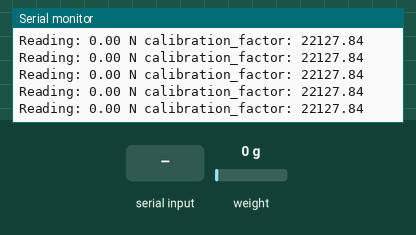
Recording of a sketch running on a simulated Arduino Uno, built with avr-gcc and run on an emulated ATmega328P. On the bench: the last lines printed to the serial monitor. The inputs (shaded band) are chosen by the test bench; at power-on: weight on the scale 0 g.

Above: at 3.3 s.
3.4 s: weight on the scale set to 100 g
At 3.4 s:
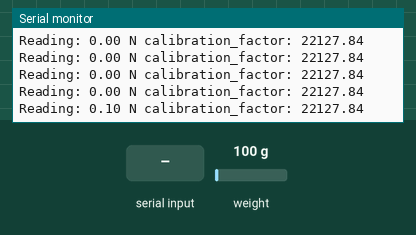
6.4 s: "+" received over Serial
At 6.54 s:
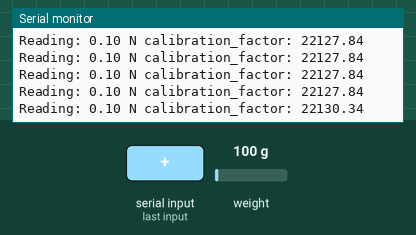
9.4 s: "a" received over Serial
At 9.48 s:
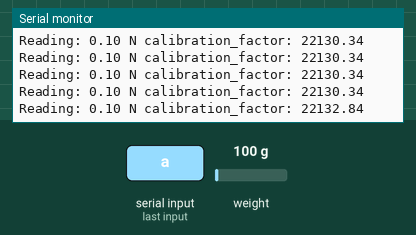
10.9 s: weight on the scale set to 1250 g
At 13.33 s:
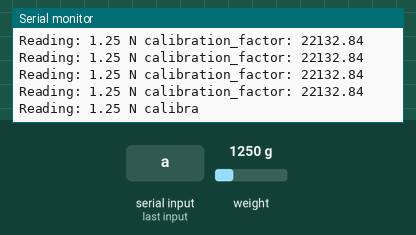
Timing chart, 0 to 13.4 s (numbered marks = the images above; inputs shaded):
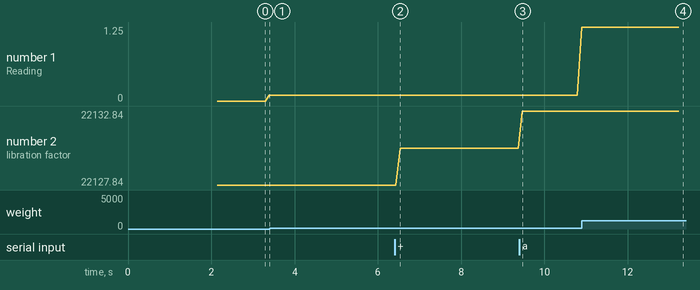

Measured:
- after the input at 6.4 s, the serial monitor: prints a new line after 0.13 s (image 2)
- after the input at 9.4 s, the serial monitor: prints a new line after 0.07 s (image 3)
- after the input at 10.9 s, the serial monitor: prints a new line after 0.09 s (image 4)
- plotted number 1: 0.1 → 1.25 after the input at 9.4 s
- plotted number 2: 22127.84 → 22130.34 after the input at 6.4 s, 22130.34 → 22132.84 after the input at 9.4 s

The sketch:

r1_Thrust_LC_Calibration.ino
```cpp
// (licence header left out)
#include "HX711.h"

#define DOUT  3
#define CLK  2

HX711 scale;

float calibration_factor = 22127.84; // right calibration factor for value in N // factor of 217 for output in grams

void setup() {
  Serial.begin(9600);
  scale.begin(DOUT, CLK);
  Serial.println("HX711 calibration sketch");
  Serial.println("Remove all weight from scale");
  Serial.println("After readings begin, place known weight on scale");
  Serial.println("Press + or a to increase calibration factor");
  Serial.println("Press - or z to decrease calibration factor");


  scale.set_scale();
  scale.tare(); //Reset the scale to 0

  long zero_factor = scale.read_average(); //Get a baseline reading
  // Serial.print("Zero factor: "); //This can be used to remove the need to tare the scale. Useful in permanent scale projects.
  // Serial.println(zero_factor);
}

void loop() {

  scale.set_scale(calibration_factor); //Adjust to this calibration factor

  Serial.print("Reading: ");
  Serial.print(scale.get_units(), 2); // 2 decimal places, float
  Serial.print(" N");
  Serial.print(" calibration_factor: ");
  Serial.print(calibration_factor);
  Serial.println();

  if(Serial.available())
  {
    char temp = Serial.read();
    if(temp == '+' || temp == 'a')
      calibration_factor += 2.5;
    else if(temp == '-' || temp == 'z')
      calibration_factor -= 2.5;
  }
}
```
